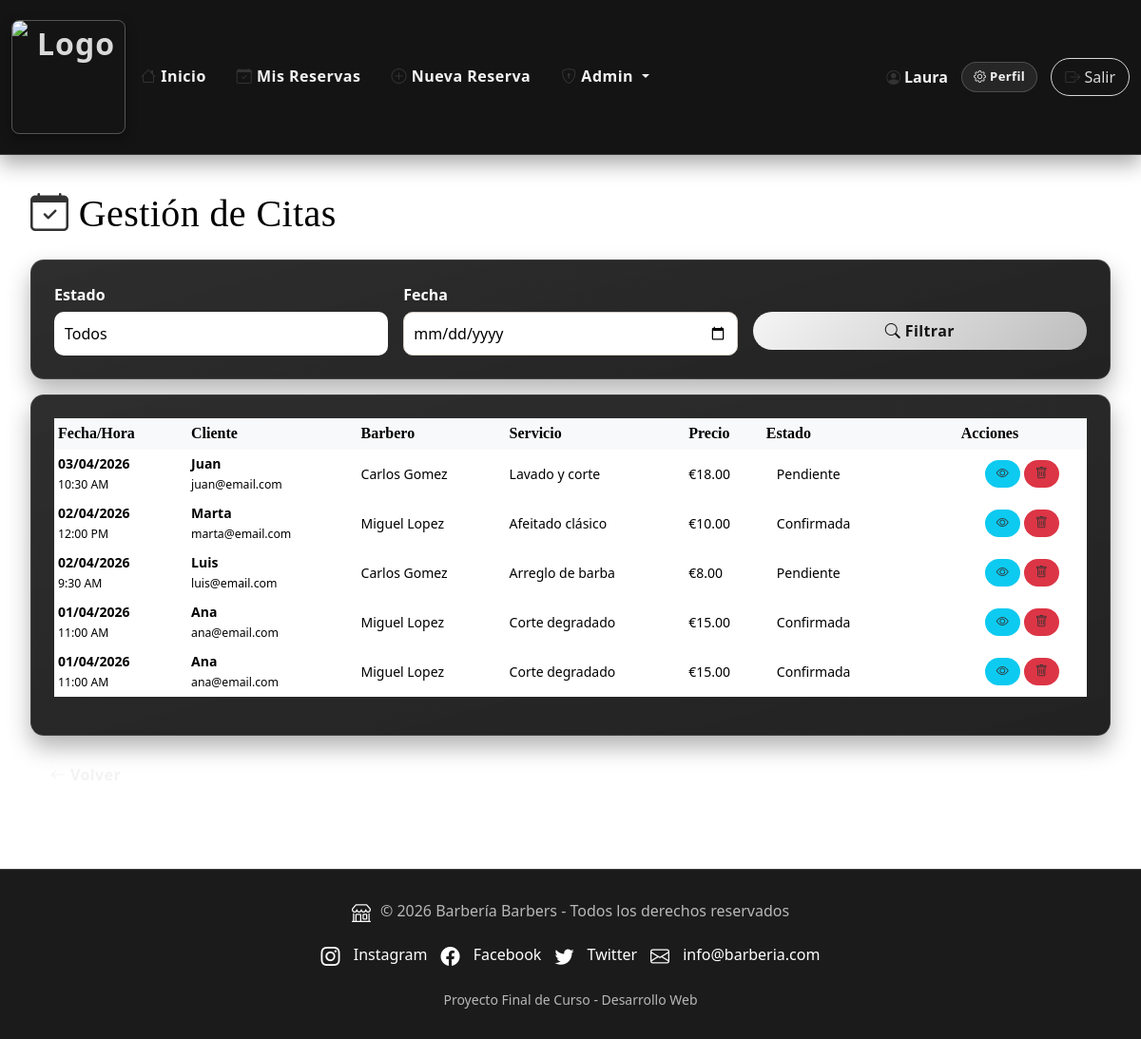
Screenshot of /admin/citas.php (signed in) with the database file from the repository.
### tables this page shows
CREATE TABLE `citas` (
  `ID_cita` int(11) NOT NULL,
  `fecha` date NOT NULL,
  `hora` time NOT NULL,
  `DNI_barbero` varchar(15) NOT NULL,
  `ID_usuario` int(11) NOT NULL,
  `ID_servicio` int(11) NOT NULL,
  `precio_final` decimal(6,2) NOT NULL,
  `estado` enum('pendiente','confirmada','cancelada','completada') DEFAULT 'pendiente',
  `notas_cliente` text DEFAULT NULL,
  `notas_admin` text DEFAULT NULL,
  `fecha_creacion` timestamp DEFAULT CURRENT_TIMESTAMP,
  `fecha_modificacion` timestamp DEFAULT CURRENT_TIMESTAMP ON UPDATE CURRENT_TIMESTAMP
);

### funciones.php (called while the page is built, shortened)
<?php
function e($valor) {
    return htmlspecialchars((string)($valor ?? ''), ENT_QUOTES, 'UTF-8');
}
function formatear_hora($hora) {
    return date('g:i A', strtotime($hora));
}
?>

### config.php (called while the page is built, shortened)
<?php
$usuario_logueado = isset($_SESSION['usuario_id']);
$usuario_rol = $_SESSION['usuario_rol'] ?? null;
$es_admin = ($usuario_rol === 'admin');
?>

### admin/citas.php (the view, shortened to what this page needs)
<?php
require_once __DIR__ . '/../config.php';
require_once __DIR__ . '/../funciones.php';
$filtro_fecha = trim($_GET['fecha'] ?? '');
$query = "SELECT * FROM citas WHERE 1=1";
$query .= " ORDER BY fecha DESC, hora DESC";
$citas = $mysqli->query($query)->fetch_all(MYSQLI_ASSOC);
?>
<div class="admin-citas-header row mb-30">
    <div class="col-md-8">
        <h1 class="mb-0"><i class="bi bi-calendar-check"></i> Gestión de Citas</h1>
    </div>
</div>
<div class="card mb-3">
    <div class="card-body">
        <form method="GET" action="citas.php" class="row g-3 admin-filters">
            <div class="col-md-4">
                <label for="estado" class="form-label">Estado</label>
                <select class="form-select" id="estado" name="estado">
                    <option value="">Todos</option>
                </select>
            </div>
            <div class="col-md-4">
                <label for="fecha" class="form-label">Fecha</label>
                <input type="date" class="form-control" id="fecha" name="fecha" value="<?php echo $filtro_fecha; ?>">
            </div>
            <div class="col-md-4">
                <label class="form-label">&nbsp;</label>
                <div>
                    <button type="submit" class="btn btn-primary w-100">
                        <i class="bi bi-search"></i> Filtrar
                    </button>
                </div>
            </div>
        </form>
    </div>
</div>
<div class="card">
    <div class="card-body">
        <div class="table-responsive">
            <table class="table table-sm admin-citas-table">
                <thead>
                    <tr>
                        <th>Fecha/Hora</th>
                        <th>Cliente</th>
                        <th>Barbero</th>
                        <th>Servicio</th>
                        <th>Precio</th>
                        <th>Estado</th>
                        <th>Acciones</th>
                    </tr>
                </thead>
                <tbody>
                    <?php foreach ($citas as $cita): ?>
                    <tr>
                        <td>
                            <strong><?php echo date('d/m/Y', strtotime($cita['fecha'])); ?></strong><br>
                            <small><?php echo formatear_hora($cita['hora']); ?></small>
                        </td>
                        <td>
                            <strong><?php echo e($cita['cliente_nombre'] ?? 'N/A'); ?></strong><br>
                            <small><?php echo e($cita['cliente_email'] ?? ''); ?></small>
                        </td>
                        <td><?php echo e($cita['barbero_nombre'] . ' ' . ($cita['barbero_apellidos'] ?? '')); ?></td>
                        <td><?php echo e($cita['servicio_nombre']); ?></td>
                        <td>€<?php echo number_format($cita['precio_final'], 2); ?></td>
                        <td class="admin-citas-state">
                            <form method="POST" action="citas.php<?php echo !empty($_SERVER['QUERY_STRING']) ? '?' . e($_SERVER['QUERY_STRING']) : ''; ?>" onsubmit="return confirm('¿Cambiar estado de la cita?');">
                                <select class="form-select form-select-sm admin-citas-state-select" name="nuevo_estado" onchange="this.form.submit()">
                                    <option value="pendiente" <?php echo $cita['estado'] === 'pendiente' ? 'selected' : ''; ?>>Pendiente</option>
                                    <option value="confirmada" <?php echo $cita['estado'] === 'confirmada' ? 'selected' : ''; ?>>Confirmada</option>
                                </select>
                            </form>
                        </td>
                        <td class="admin-citas-actions">
                            <button class="btn btn-sm btn-info" data-bs-toggle="modal" data-bs-target="#modalDetalles_<?php echo $cita['ID_cita']; ?>">
                                <i class="bi bi-eye"></i>
                            </button>
                            <form method="POST" action="citas.php<?php echo !empty($_SERVER['QUERY_STRING']) ? '?' . e($_SERVER['QUERY_STRING']) : ''; ?>" style="display:inline;" onsubmit="return confirm('⚠️ ¿Eliminar esta cita definitivamente? Esta acción no se puede deshacer.');">
                                <button type="submit" class="btn btn-sm btn-danger">
                                    <i class="bi bi-trash"></i>
                                </button>
                            </form>
                        </td>
                    </tr>
                    <?php endforeach; ?>
                </tbody>
            </table>
        </div>
    </div>
</div>
<div class="mt-3">
    <a href="dashboard.php" class="btn btn-secondary">
        <i class="bi bi-arrow-left"></i> Volver
    </a>
</div>
<?php
$contenido = ob_get_clean();
include __DIR__ . '/../plantilla.php';
?>

### plantilla.php (shortened to what this page needs)
<!DOCTYPE html>
<html lang="es">
<head>
    <link href="https://cdn.jsdelivr.net/npm/bootstrap@5.3.0/dist/css/bootstrap.min.css" rel="stylesheet">
    <link href="https://cdn.jsdelivr.net/npm/bootstrap-icons@1.11.0/font/bootstrap-icons.css" rel="stylesheet">
    <link href="https://cdn.jsdelivr.net/npm/flatpickr@4.6.13/dist/flatpickr.min.css" rel="stylesheet">
</head>
<body>
    <header class="sticky-top">
        <nav class="navbar navbar-expand-lg <?php echo $usuario_logueado ? 'header-auth' : 'header-guest'; ?>">
            <div class="container">
                <a class="navbar-brand" href="<?php echo APP_URL; ?>/index.php">
                    <img class="brand-logo" src="<?php echo APP_URL; ?>/assets/img/logoBarberia.png" alt="Logo">
                </a>
                <div class="collapse navbar-collapse" id="navbarNav">
                    <ul class="navbar-nav me-auto">
                        <?php if ($usuario_logueado): ?>
                            <li class="nav-item">
                                <a class="nav-link" href="<?php echo APP_URL; ?>/index.php">
                                    <i class="bi bi-house"></i> Inicio
                                </a>
                            </li>
                            <li class="nav-item">
                                <a class="nav-link" href="<?php echo APP_URL; ?>/reservas.php">
                                    <i class="bi bi-calendar-check"></i> Mis Reservas
                                </a>
                            </li>
                            <li class="nav-item">
                                <a class="nav-link" href="<?php echo APP_URL; ?>/nueva_reserva.php">
                                    <i class="bi bi-plus-circle"></i> Nueva Reserva
                                </a>
                            </li>
                            <?php if ($es_admin): ?>
                                <li class="nav-item dropdown">
                                    <a class="nav-link dropdown-toggle" href="#" id="adminMenu" role="button" data-bs-toggle="dropdown">
                                        <i class="bi bi-shield-lock"></i> Admin
                                    </a>
                                </li>
                            <?php endif; ?>
                        <?php endif; ?>
                    </ul>
                    <?php if ($usuario_logueado): ?>
                    <div class="user-menu">
                            <div class="user-info">
                                <i class="bi bi-person-circle"></i>
                                <strong><?php echo e($_SESSION['usuario_nombre']); ?></strong>
                            </div>
                            <a href="<?php echo (strpos($_SERVER['REQUEST_URI'], '/admin/') !== false ? '../' : '') . 'mi_perfil.php'; ?>" class="btn btn-secondary btn-sm">
                                <i class="bi bi-gear"></i> Perfil
                            </a>
                            <a href="<?php echo (strpos($_SERVER['REQUEST_URI'], '/admin/') !== false ? '../' : '') . 'logout.php'; ?>" class="btn-logout">
                                <i class="bi bi-box-arrow-right"></i> Salir
                            </a>
                    </div>
                    <?php endif; ?>
                </div>
            </div>
        </nav>
    </header>
    <main>
        <div class="container">
            <?php echo $contenido; ?>
        </div>
    </main>
    <footer>
        <p><i class="bi bi-shop footer-copy-icon"></i>&copy; 2026 <?php echo APP_NAME; ?> - Todos los derechos reservados</p>
        <div class="footer-links">
            <a href="https://www.instagram.com" target="_blank" rel="noopener noreferrer">
                <i class="bi bi-instagram"></i> Instagram
            </a>
            <a href="https://www.facebook.com" target="_blank" rel="noopener noreferrer">
                <i class="bi bi-facebook"></i> Facebook
            </a>
            <a href="https://www.twitter.com" target="_blank" rel="noopener noreferrer">
                <i class="bi bi-twitter"></i> Twitter
            </a>
            <a href="mailto:info@barberia.com">
                <i class="bi bi-envelope"></i> info@barberia.com
            </a>
        </div>
        <small>Proyecto Final de Curso - Desarrollo Web</small>
    </footer>
</body>
</html>

### admin/citas.php (style rules this page uses)
.admin-filters .form-label { margin-bottom: 6px; }
.admin-filters label[for="estado"], .admin-filters label[for="fecha"] { color: #ffffff !important; }
.admin-citas-header h1 { color: #000000 !important; }
.admin-citas-header { margin-bottom: 24px; }
.admin-citas-table td, .admin-citas-table th { vertical-align: middle; color: #000000 !important; }
.admin-citas-table th { background-color: #f8f9fa !important; }
.admin-citas-table td { font-size: 14px; background-color: #ffffff !important; }
.admin-citas-table small, .admin-citas-table .text-muted { color: #000000 !important; }
.admin-citas-table strong { color: #000000 !important; }
.admin-citas-state { min-width: 130px; }
.admin-citas-state-select { max-width: 120px; color: #000000 !important; background-color: #ffffff !important; }
.admin-filters .form-select, .admin-filters .form-select option { color: #000000 !important; background-color: #ffffff !important; }
.admin-filters .form-select option[selected], .admin-filters .form-select option:checked { color: #000000 !important; background-color: #ffffff !important; }
.admin-filters input[type="date"] { background-color: #ffffff !important; color: #000000 !important; border-color: #d6cec5 !important; }
.admin-citas-actions { min-width: 80px; text-align: center; }

### rows the page displays
citas: fecha "03/04/2026", hora "10:30 AM", cliente_nombre "Juan", cliente_email "juan@email.com", barbero_apellidos "Carlos Gomez", servicio_nombre "Lavado y corte", precio_final "18.00", nuevo_estado "Pendiente"
citas: fecha "02/04/2026", hora "12:00 PM", cliente_nombre "Marta", cliente_email "marta@email.com", barbero_apellidos "Miguel Lopez", servicio_nombre "Afeitado clásico", precio_final "10.00", nuevo_estado "Confirmada"
citas: fecha "02/04/2026", hora "9:30 AM", cliente_nombre "Luis", cliente_email "luis@email.com", barbero_apellidos "Carlos Gomez", servicio_nombre "Arreglo de barba", precio_final "8.00", nuevo_estado "Pendiente"
citas: fecha "01/04/2026", hora "11:00 AM", cliente_nombre "Ana", cliente_email "ana@email.com", barbero_apellidos "Miguel Lopez", servicio_nombre "Corte degradado", precio_final "15.00", nuevo_estado "Confirmada"

### other values shown
$_SESSION['usuario_nombre'] "Laura"
APP_NAME "Barbería Barbers"
